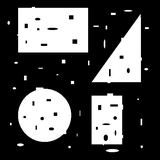
#> input picture assignment03/images/noisy.tiff, 160 x 160 px, shrunk from 512 x 512 before the run
$ python task03_a.py   (older library calls are emulated)
#> lines starting #> are read from the running program, lines starting #| are printed output that depends on the picture; after the words box and inside, x2 and y2 are one past the last pixel; in counts of white or black regions, pixels touching at a corner belong together
import numpy as np
import matplotlib.pyplot as plt
from scipy import misc
from PIL import Image


#	create a dictionary for easier filepath handling
imagePath = {'yeast' : './images/Fig1043(a)(yeast_USC).tiff',
			'weld' : './images/Fig1051(a)(defective_weld).tiff',
			'noisy' : './images/noisy.tiff',
			'task5one' : './images/task5-01.tiff',
			'task5two' : './images/task5-02.tiff',
			'task5three' : './images/task5-03.tiff',
			'noisless' : './images/noisless.png}'}


def makeBinaryImage(image, threshold):
	yImage = np.size(image, 0)
	xImage = np.size(image, 1)
	binaryImage = np.zeros((yImage,xImage), dtype = 'bool')
	for y in range(yImage):
		for x in range(xImage):
			if(image[y,x] > threshold):
				binaryImage[y,x] = 1
	return binaryImage


def createKernel(size):
	kernel = np.full((size,size),0)
	kernel = kernel.astype(bool)
	centerKernel = size//2
	for y in range(size):
		for x in range(size):
			r = np.sqrt(np.power(x-centerKernel,2) + np.power(y-centerKernel,2))
			if (r<centerKernel):
				kernel[y,x] = 1
	return kernel


def erosion(image, kernel):
	yImage = np.size(image, 0)
	xImage = np.size(image, 1)
	print('start Erosion')
	erodedImage = np.full((yImage,xImage),0)
	erodedImage = erodedImage.astype(bool)
	for y in range(yImage):
		for x in range(xImage):
			erodedImage[y,x] = travaserErosion(image, x, y, kernel)
	return erodedImage


def travaserErosion(image, x, y, kernel):
	yImage = np.size(image, 0)
	xImage = np.size(image, 1)
	sizeKernel = np.size(kernel, 0)
	centerKernel = sizeKernel//2
	for j in range(sizeKernel):
		for i in range(sizeKernel):
			if(kernel[j,i]):
				currentPixelY = y - j + centerKernel
				currentPixelX = x - i + centerKernel
				if (0 <= currentPixelY < yImage and 0 <= currentPixelX < xImage ):
					if(image[currentPixelY, currentPixelX] == 0):
						return 0
	return 1


def dilation(image, kernel):
	yImage = np.size(image, 0)
	xImage = np.size(image, 1)
	print('start dilation')
	dilatedImage = np.full((yImage,xImage),0)
	dilatedImage = dilatedImage.astype(bool)
	for y in range(yImage):
		for x in range(xImage):
			dilatedImage[y,x]=traverseDilation(image, x, y, kernel)
	return dilatedImage


def traverseDilation(image, x, y, kernel):
	yImage = np.size(image, 0)
	xImage = np.size(image, 1)
	sizeKernel = np.size(kernel, 0)
	centerKernel = sizeKernel//2
	for j in range(sizeKernel):
		for i in range(sizeKernel):
			if(kernel[j,i]):
				currentPixelY = y - j + centerKernel
				currentPixelX = x - i + centerKernel
				if (0 <= currentPixelY < yImage and 0 <= currentPixelX < xImage ):
					if(image[currentPixelY, currentPixelX] == 1):
						return 1
	return 0


image = misc.imread(imagePath['noisy'])
#> image is the input picture: shape (160, 160); min 0, max 255, mean 84.8
image = np.array(image, dtype=np.float32)

threshold = 127

binaryImage = makeBinaryImage(image, threshold)
#> in makeBinaryImage, `yImage = np.size(image, 0)`: yImage = 160
#> after the loop in makeBinaryImage, `for y in range(yImage):`:
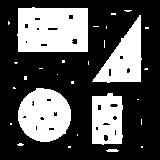
#> binaryImage: shape (160, 160) bool; 32.8% white; 28 white regions (23 under 20 px), largest, box (x1, y1, x2, y2) and area: (17, 7, 88, 52) 2988, (18, 88, 71, 142) 2180, (92, 15, 142, 83) 1665, (92, 93, 123, 145) 1377, (106, 149, 119, 152) 33

##Burde vere oddetall for best effekt
kernelSize = 15
kernel = createKernel(kernelSize)

plt.plot()
plt.title('Kernel')
plt.axis('off')
plt.imshow(kernel, cmap = 'gray',  interpolation='nearest')
plt.show()
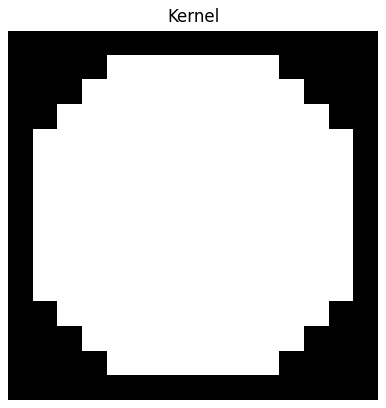
#> figure drawn by matplotlib, 1 panel

# open operation
openedImage = erosion(binaryImage, kernel)
#> in erosion, `erodedImage = np.full((yImage,xImage),0)`: erodedImage: shape (160, 160) int64; every value is 0
#> in erosion, `erodedImage = erodedImage.astype(bool)`: erodedImage: shape (160, 160) bool; every value is 0
#> the loop in erosion, `for y in range(yImage):` made 160 passes
#> after the loop in erosion, `for y in range(yImage):`:
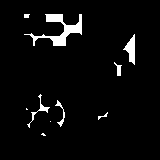
#> erodedImage: shape (160, 160) bool; 4.1% white; 10 white regions (3 under 20 px), largest, box (x1, y1, x2, y2) and area: (24, 14, 82, 46) 577, (123, 34, 135, 65) 187, (27, 94, 50, 128) 101
openedImage = dilation(openedImage, kernel)
#> after the loop in dilation, `for y in range(yImage):`:
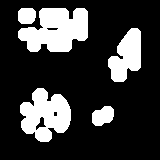
#> dilatedImage: shape (160, 160) bool; 22.4% white; 5 white regions, box (x1, y1, x2, y2) and area: (18, 8, 88, 52) 2182, (20, 88, 71, 142) 1811, (108, 28, 141, 82) 1150, (92, 106, 114, 126) 335, (18, 8, 36, 24) 258


plt.subplot(131)
plt.axis('off')
plt.title('Original image')
plt.imshow(binaryImage, cmap = 'gray',  interpolation='nearest')
plt.subplot(132)
plt.axis('off')
plt.title('Opned image')
plt.imshow(openedImage, cmap = 'gray',  interpolation='nearest')

# closing operation
kernel = createKernel(17)
closedImage = dilation(openedImage, kernel)
#> after the loop in dilation (call 2), `for y in range(yImage):`:
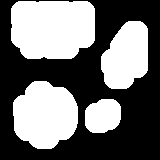
#> dilatedImage: shape (160, 160) bool; 44.3% white; 4 white regions, box (x1, y1, x2, y2) and area: (11, 1, 95, 59) 4440, (13, 81, 78, 149) 3438, (101, 21, 148, 89) 2441, (85, 99, 121, 133) 1024

kernel = createKernel(15)
closedImage = erosion(closedImage, kernel)
#> after the loop in erosion (call 2), `for y in range(yImage):`:
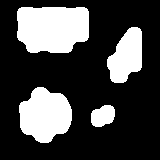
#> erodedImage: shape (160, 160) bool; 26.9% white; 4 white regions, box (x1, y1, x2, y2) and area: (17, 7, 89, 53) 2952, (19, 87, 72, 143) 2175, (107, 27, 142, 83) 1349, (91, 105, 115, 127) 412

plt.subplot(133)
plt.axis('off')
plt.title('Closed image')
plt.imshow(closedImage, cmap = 'gray',  interpolation='nearest')
plt.show()

plt.axis('off')
plt.imshow(closedImage, cmap = 'gray',  interpolation='nearest')
#> (the run stopped early here; a loop or call above may not have finished)
